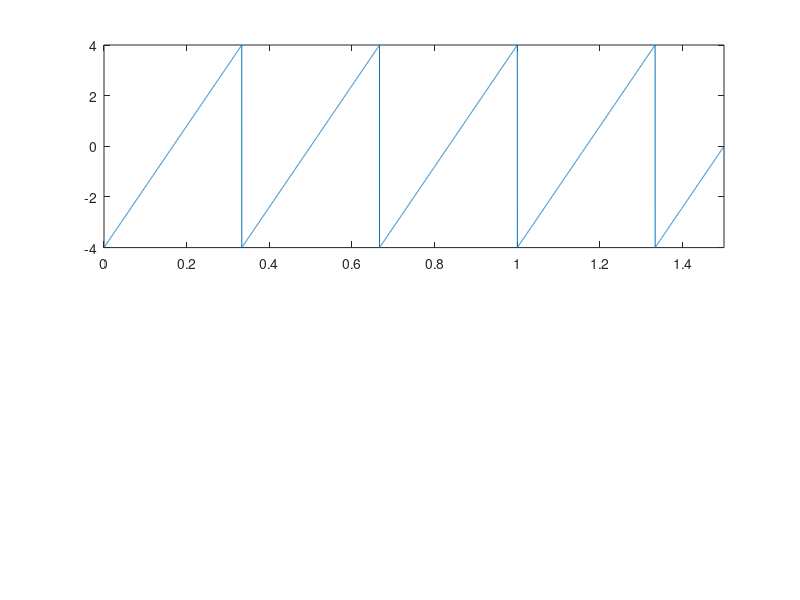

MATLAB code for this plot:
fs = 10000;
t = 0:1/fs:1.5;
f_serra = 3;
A = 4;
x1 = 2*A* mod(f_serra*t,1)-A;
%x1 = sawtooth(2*pi*50*t);

x2 = square(2*pi*50*t);

subplot(2,1,1)
plot(t,x1)
 axis([0 1.5 -A A])
% xlabel('Time (sec)')
% ylabel('Amplitude') 
% title('Sawtooth Periodic Wave')

% subplot(2,1,2)
% plot(t,x2)
% axis([0 0.2 -1.2 1.2])
% xlabel('Time (sec)')
% ylabel('Amplitude')
% title('Square Periodic Wave')